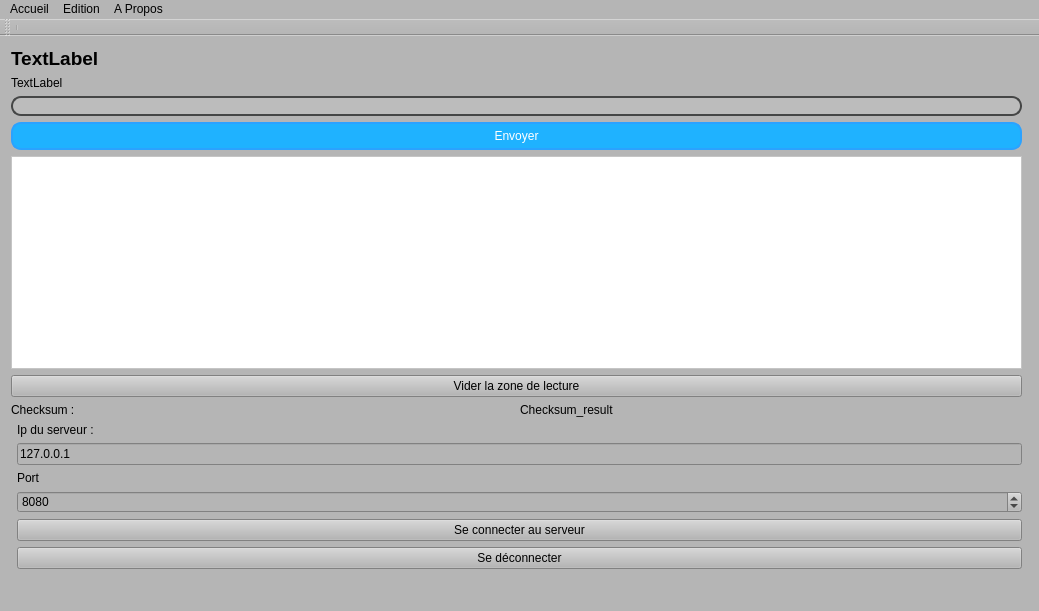
<?xml version="1.0" encoding="UTF-8"?>
<ui version="4.0">
 <class>MainWindow</class>
 <widget class="QMainWindow" name="MainWindow">
  <property name="geometry">
   <rect>
    <x>0</x>
    <y>0</y>
    <width>1039</width>
    <height>611</height>
   </rect>
  </property>
  <property name="windowTitle">
   <string>QTCPClient</string>
  </property>
  <property name="styleSheet">
   <string notr="true">background-color: rgb(181, 181, 181);</string>
  </property>
  <widget class="QWidget" name="centralWidget">
   <layout class="QGridLayout" name="gridLayout">
    <item row="11" column="0">
     <layout class="QVBoxLayout" name="verticalLayout_2">
      <item>
       <widget class="QLineEdit" name="lineEdit_message">
        <property name="styleSheet">
         <string notr="true">background-color: rgb(188, 188, 188);
border-width: 2px;
border-style: solid;
border-color: rgb(69, 70, 70);
border-radius: 10px;</string>
        </property>
       </widget>
      </item>
      <item>
       <widget class="QPushButton" name="pushButton_sendMessage">
        <property name="styleSheet">
         <string notr="true">background-color: rgb(31, 178, 255);
color:white;
border-width: 2px;
border-style: solid;
border-color: rgb(43, 162, 255);
border-radius: 10px;
padding: 5px;
</string>
        </property>
        <property name="text">
         <string>Envoyer</string>
        </property>
       </widget>
      </item>
      <item>
       <widget class="QTextBrowser" name="textBrowser_receivedMessages">
        <property name="styleSheet">
         <string notr="true">
background-color: rgb(255, 255, 255);</string>
        </property>
       </widget>
      </item>
      <item>
       <widget class="QPushButton" name="ClearTextBrowerpushButton">
        <property name="text">
         <string>Vider la zone de lecture</string>
        </property>
       </widget>
      </item>
      <item>
       <layout class="QHBoxLayout" name="horizontalLayout_3">
        <item>
         <widget class="QLabel" name="Checksum_lbl">
          <property name="text">
           <string>Checksum :</string>
          </property>
         </widget>
        </item>
        <item>
         <widget class="QLabel" name="ChecksumResult_lbl">
          <property name="text">
           <string>Checksum_result</string>
          </property>
         </widget>
        </item>
       </layout>
      </item>
     </layout>
    </item>
    <item row="13" column="0">
     <layout class="QFormLayout" name="formLayout">
      <item row="3" column="1">
       <widget class="QLabel" name="Port_Lbl">
        <property name="text">
         <string>Port</string>
        </property>
       </widget>
      </item>
      <item row="1" column="1">
       <widget class="QLineEdit" name="ServerIP_lineEdit">
        <property name="text">
         <string>127.0.0.1</string>
        </property>
       </widget>
      </item>
      <item row="5" column="1">
       <widget class="QPushButton" name="Connect_pushButton">
        <property name="text">
         <string>Se connecter au serveur</string>
        </property>
       </widget>
      </item>
      <item row="4" column="1">
       <widget class="QSpinBox" name="Port_spinBox">
        <property name="maximum">
         <number>32765</number>
        </property>
        <property name="value">
         <number>8080</number>
        </property>
       </widget>
      </item>
      <item row="6" column="1">
       <widget class="QPushButton" name="ServerDisconnectpushButton">
        <property name="text">
         <string>Se déconnecter</string>
        </property>
       </widget>
      </item>
      <item row="0" column="1">
       <widget class="QLabel" name="Server_lbl">
        <property name="text">
         <string>Ip du serveur :</string>
        </property>
       </widget>
      </item>
     </layout>
    </item>
    <item row="0" column="0">
     <layout class="QVBoxLayout" name="verticalLayout">
      <item>
       <widget class="QLabel" name="Digital_Clock">
        <property name="font">
         <font>
          <pointsize>14</pointsize>
          <weight>75</weight>
          <bold>true</bold>
         </font>
        </property>
        <property name="text">
         <string>TextLabel</string>
        </property>
       </widget>
      </item>
      <item>
       <widget class="QLabel" name="Digital_Date">
        <property name="text">
         <string>TextLabel</string>
        </property>
       </widget>
      </item>
     </layout>
    </item>
    <item row="14" column="1">
     <widget class="Line" name="line">
      <property name="orientation">
       <enum>Qt::Horizontal</enum>
      </property>
     </widget>
    </item>
   </layout>
  </widget>
  <widget class="QMenuBar" name="menuBar">
   <property name="geometry">
    <rect>
     <x>0</x>
     <y>0</y>
     <width>1039</width>
     <height>21</height>
    </rect>
   </property>
   <widget class="QMenu" name="menuAccueil">
    <property name="title">
     <string>Accueil</string>
    </property>
    <addaction name="actionOuvrir_un_fichier_AIS_txt"/>
   </widget>
   <widget class="QMenu" name="menuEdition">
    <property name="title">
     <string>Edition</string>
    </property>
   </widget>
   <widget class="QMenu" name="menuA_Propos">
    <property name="title">
     <string>A Propos</string>
    </property>
    <addaction name="actionHERMES"/>
   </widget>
   <addaction name="menuAccueil"/>
   <addaction name="menuEdition"/>
   <addaction name="menuA_Propos"/>
  </widget>
  <widget class="QToolBar" name="mainToolBar">
   <attribute name="toolBarArea">
    <enum>TopToolBarArea</enum>
   </attribute>
   <attribute name="toolBarBreak">
    <bool>false</bool>
   </attribute>
   <addaction name="separator"/>
  </widget>
  <widget class="QStatusBar" name="statusBar"/>
  <action name="actionHERMES">
   <property name="text">
    <string>HERMES</string>
   </property>
  </action>
  <action name="actionOuvrir_un_fichier_AIS_txt">
   <property name="text">
    <string>Ouvrir un fichier AIS txt</string>
   </property>
  </action>
 </widget>
 <layoutdefault spacing="6" margin="11"/>
 <resources/>
 <connections/>
</ui>
